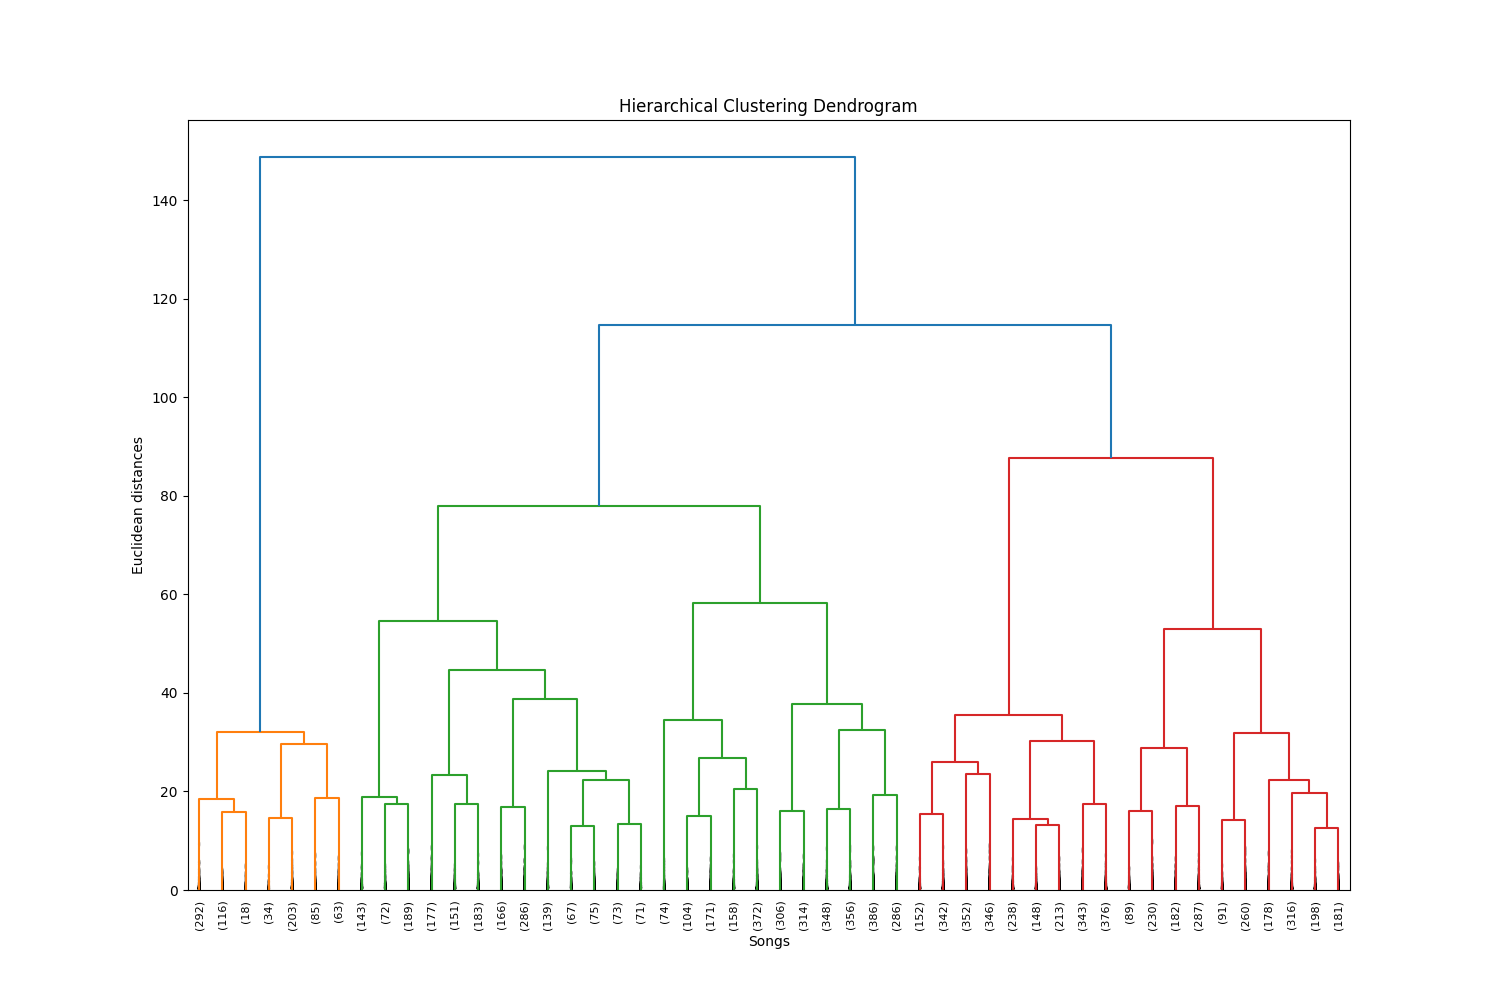

Python code for this plot:
import pandas as pd
import scipy.cluster.hierarchy as sch
import matplotlib.pyplot as plt
import os

def generate_dendrogram(input_path, output_image_path):
    print(f"Loading preprocessed data from {input_path}...")
    df = pd.read_csv(input_path)
    
    features = ['energy_scaled', 'valence_scaled', 'tempo_scaled', 'danceability_scaled', 'loudness_scaled']
    X_scaled = df[features]
    
    print("Generating dendrogram... this might take a while.")
    plt.figure(figsize=(15, 10))
    plt.title('Hierarchical Clustering Dendrogram')
    plt.xlabel('Songs')
    plt.ylabel('Euclidean distances')
    
    linkage_matrix = sch.linkage(X_scaled, method='ward')
    sch.dendrogram(linkage_matrix, truncate_mode='lastp', p=50, leaf_rotation=90., leaf_font_size=8., show_contracted=True)
    
    print(f"Saving dendrogram to {output_image_path}...")
    plt.savefig(output_image_path)
    plt.close()
    print("Dendrogram complete.")

if __name__ == "__main__":
    input_file = os.path.join("data", "processed_data.csv")
    output_image = os.path.join("model", "dendrogram.png")
    generate_dendrogram(input_file, output_image)
